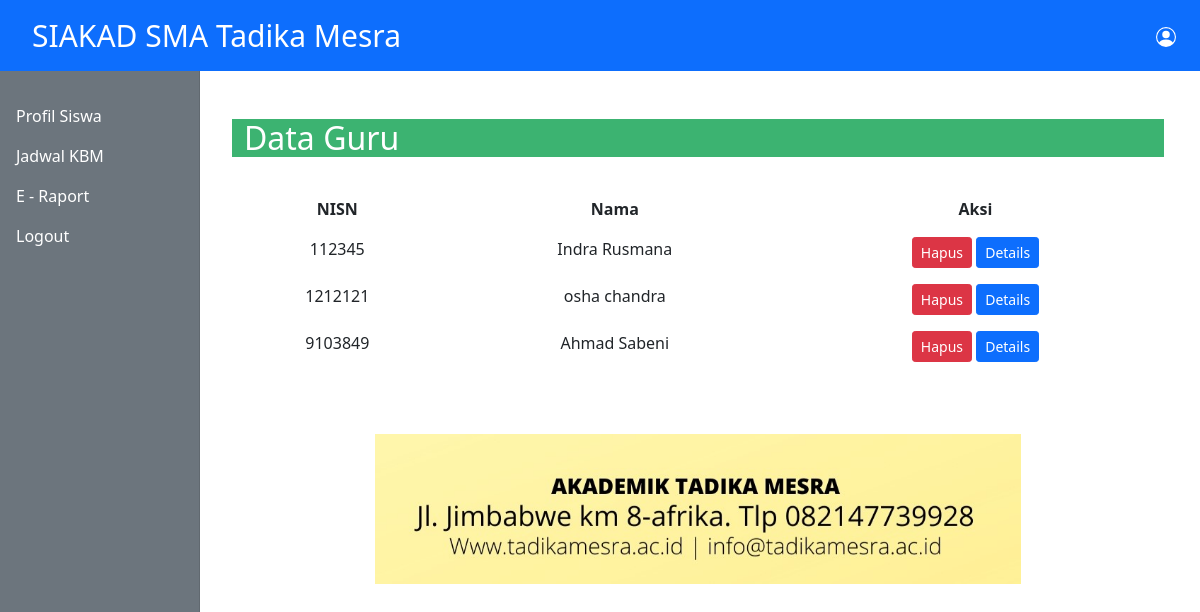
Before: /admin/data-guru.php with the older database file.
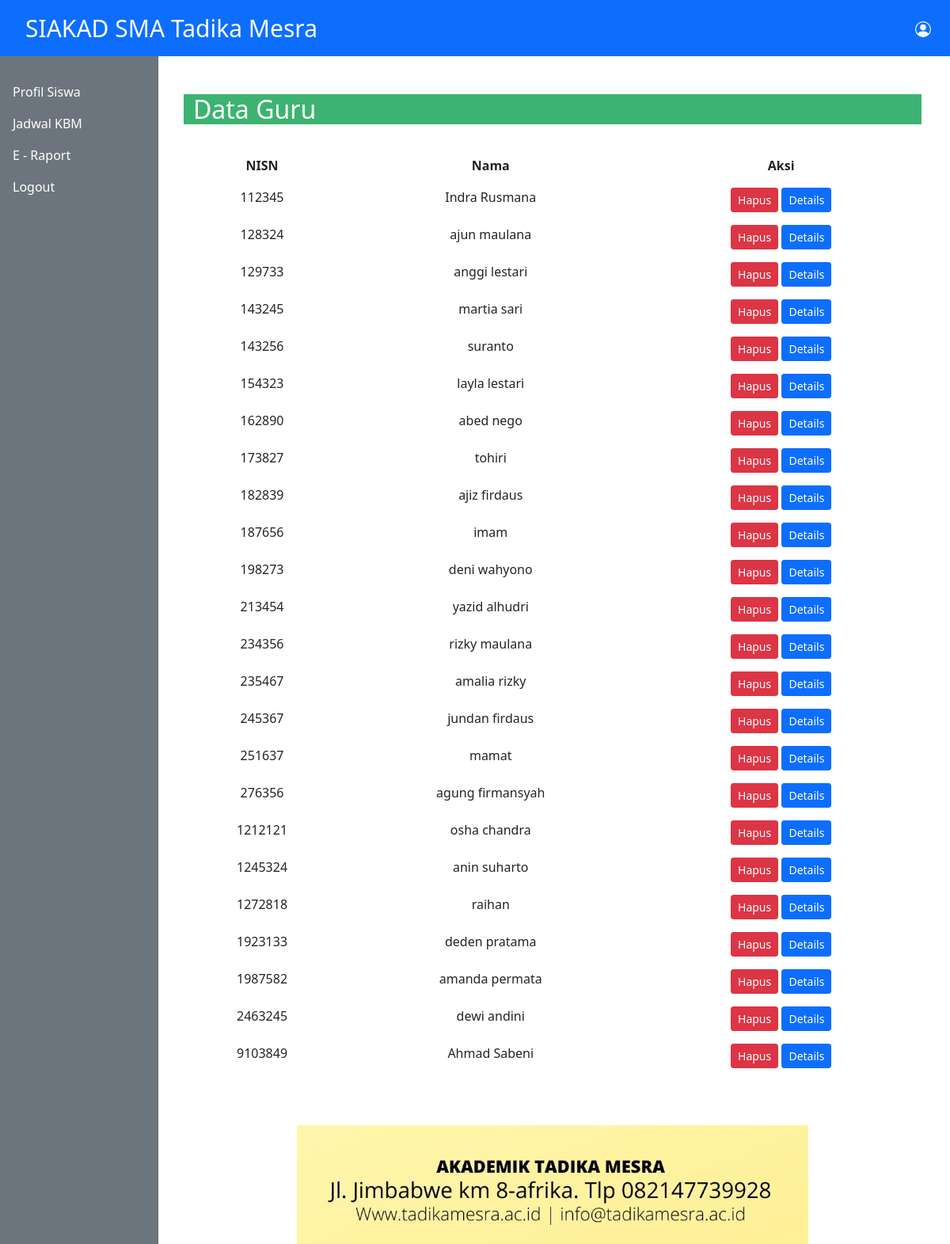
After: the same page with the newer database file.
### tables this page shows
CREATE TABLE `profil_guru` (
  `NIP` int(50) NOT NULL,
  `nama` varchar(100) NOT NULL,
  `tempat` varchar(50) NOT NULL,
  `tanggal_lahir` date NOT NULL,
  `jenis_kelamin` varchar(30) NOT NULL,
  `agama` varchar(50) NOT NULL,
  `alamat` text NOT NULL,
  `telp` varchar(20) NOT NULL,
  `email` varchar(50) NOT NULL
);

### admin/data-guru.php (the view)
<?php
    include_once '../database/koneksi.php';
    include_once '../templates/header.php';
    $sql = "SELECT * FROM profil_guru";
    $exec = mysqli_query($koneksi,$sql);
?>
<div class="container mt-5" style="background-color:#3CB371; color:white;">
    <h2>Data Guru</h2>
</div>
<br>
<div class="container">
		<div class="row">
			<table class="table table-borderless" style = "text-align:center;">
				<tr>
					<th>NISN</th>
					<th>Nama</th>
					<th>Aksi</th>
				</tr>
			<?php while($rows = mysqli_fetch_assoc($exec)):?>
				<tr>
					<td><?= $rows["NIP"];?></td>
					<td><?= $rows["nama"];?></td>
					<td><a href="hapus-guru.php?NIP=<?= $rows["NIP"]?>" style="color: white; text-decoration:none;" class="btn btn-danger btn-sm"
                    onclick = "return confirm('yakin?');">Hapus</a>
  					<a href="detail-guru.php?nip=<?= $rows["NIP"]?>" style="color: white; text-decoration:none;" class="btn btn-primary btn-sm">Details</a></td>
				</tr>
			<?php endwhile;?>
			</table>
		</div>
	</div>
<?php include_once '../templates/footer.php';?>

Changed rows visible on the page:
added profil_guru: NIP "128324", nama "ajun maulana"
added profil_guru: NIP "129733", nama "anggi lestari"
added profil_guru: NIP "143245", nama "martia sari"
added profil_guru: NIP "143256", nama "suranto"
added profil_guru: NIP "154323", nama "layla lestari"
added profil_guru: NIP "162890", nama "abed nego"
added profil_guru: NIP "173827", nama "tohiri"
added profil_guru: NIP "182839", nama "ajiz firdaus"
added profil_guru: NIP "187656", nama "imam"
added profil_guru: NIP "198273", nama "deni wahyono"
added profil_guru: NIP "213454", nama "yazid alhudri"
added profil_guru: NIP "234356", nama "rizky maulana"
added profil_guru: NIP "235467", nama "amalia rizky"
added profil_guru: NIP "245367", nama "jundan firdaus"
added profil_guru: NIP "251637", nama "mamat"
added profil_guru: NIP "276356", nama "agung firmansyah"
added profil_guru: NIP "1245324", nama "anin suharto"
added profil_guru: NIP "1272818", nama "raihan"
added profil_guru: NIP "1923133", nama "deden pratama"
added profil_guru: NIP "1987582", nama "amanda permata"
added profil_guru: NIP "2463245", nama "dewi andini"
